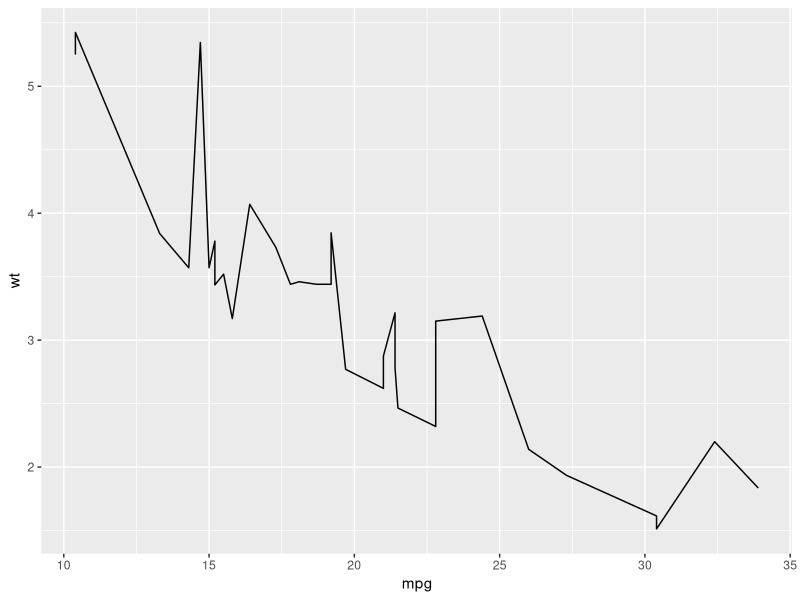

This chart was generated by the following R code:


#%%%%%%%%%%%%%%%%%%%%%%%%%%%%%%%%%%%%%%%%%%%%%%%%%%%%%%%%%%%%%%%%%%%%%%%%%%%%
# 3 Ein Blick auf das Paket ggplot2  ---------------------
#%%%%%%%%%%%%%%%%%%%%%%%%%%%%%%%%%%%%%%%%%%%%%%%%%%%%%%%%%%%%%%%%%%%%%%%%%%%%

# Ggplot ist ein grafisches Paket das als erstes den Datensatz lädt
# dann die Variablenzuorgnung macht
# dann den Graphen erstellt.
# einzelne Befehle werden mit + zusammengebunden

library(ggplot2) # Erst das Paket laden

# Ein Datensatz laden in diesem Fall den eingebauten Standarddatensatz mtcars
meindatensatz <- mtcars

# Mit Ggplot2 die Daten grafisch anzeigen
ggplot(meindatensatz) +
  aes(x = mpg, y = wt) +
  geom_line()





